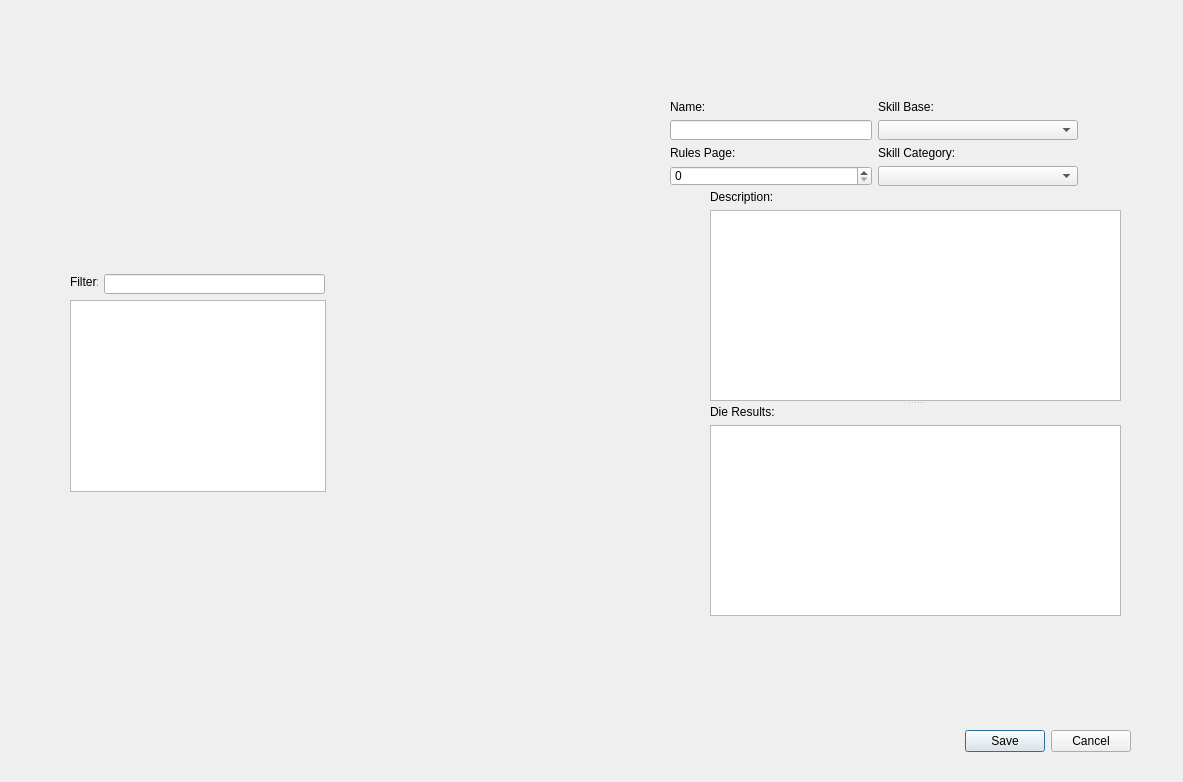
<?xml version="1.0" encoding="UTF-8"?>
<ui version="4.0">
 <class>SkillEdit</class>
 <widget class="QWidget" name="SkillEdit">
  <property name="geometry">
   <rect>
    <x>0</x>
    <y>0</y>
    <width>1183</width>
    <height>782</height>
   </rect>
  </property>
  <property name="windowTitle">
   <string>Skills</string>
  </property>
  <property name="windowIcon">
   <iconset resource="../resources.qrc">
    <normaloff>:/icons/icons/R2D2-Archigraphs_512x512.png</normaloff>:/icons/icons/R2D2-Archigraphs_512x512.png</iconset>
  </property>
  <widget class="QSplitter" name="splitter">
   <property name="geometry">
    <rect>
     <x>710</x>
     <y>190</y>
     <width>411</width>
     <height>426</height>
    </rect>
   </property>
   <property name="orientation">
    <enum>Qt::Vertical</enum>
   </property>
   <widget class="QWidget" name="layoutWidget">
    <layout class="QVBoxLayout" name="verticalLayout_2">
     <item>
      <widget class="QLabel" name="label_4">
       <property name="text">
        <string>Description:</string>
       </property>
       <property name="buddy">
        <cstring>description</cstring>
       </property>
      </widget>
     </item>
     <item>
      <widget class="QTextEdit" name="description"/>
     </item>
    </layout>
   </widget>
   <widget class="QWidget" name="layoutWidget">
    <layout class="QVBoxLayout" name="verticalLayout">
     <item>
      <widget class="QLabel" name="label_6">
       <property name="text">
        <string>Die Results:</string>
       </property>
       <property name="buddy">
        <cstring>dieResults</cstring>
       </property>
      </widget>
     </item>
     <item>
      <widget class="QTextEdit" name="dieResults"/>
     </item>
    </layout>
   </widget>
  </widget>
  <widget class="QDialogButtonBox" name="buttonBox">
   <property name="geometry">
    <rect>
     <x>790</x>
     <y>730</y>
     <width>341</width>
     <height>23</height>
    </rect>
   </property>
   <property name="standardButtons">
    <set>QDialogButtonBox::Cancel|QDialogButtonBox::Save</set>
   </property>
  </widget>
  <widget class="QLabel" name="label_7">
   <property name="geometry">
    <rect>
     <x>70</x>
     <y>274</y>
     <width>28</width>
     <height>16</height>
    </rect>
   </property>
   <property name="text">
    <string>Filter:</string>
   </property>
   <property name="buddy">
    <cstring>filterLine</cstring>
   </property>
  </widget>
  <widget class="QLineEdit" name="filterLine">
   <property name="geometry">
    <rect>
     <x>104</x>
     <y>274</y>
     <width>221</width>
     <height>20</height>
    </rect>
   </property>
  </widget>
  <widget class="QTableView" name="skillsTable">
   <property name="geometry">
    <rect>
     <x>70</x>
     <y>300</y>
     <width>256</width>
     <height>192</height>
    </rect>
   </property>
   <property name="alternatingRowColors">
    <bool>true</bool>
   </property>
   <property name="selectionMode">
    <enum>QAbstractItemView::SingleSelection</enum>
   </property>
   <property name="selectionBehavior">
    <enum>QAbstractItemView::SelectRows</enum>
   </property>
   <property name="showGrid">
    <bool>false</bool>
   </property>
   <attribute name="horizontalHeaderStretchLastSection">
    <bool>true</bool>
   </attribute>
   <attribute name="verticalHeaderVisible">
    <bool>false</bool>
   </attribute>
  </widget>
  <widget class="QWidget" name="">
   <property name="geometry">
    <rect>
     <x>670</x>
     <y>100</y>
     <width>408</width>
     <height>86</height>
    </rect>
   </property>
   <layout class="QGridLayout" name="gridLayout">
    <item row="0" column="0">
     <widget class="QLabel" name="label">
      <property name="text">
       <string>Name:</string>
      </property>
      <property name="buddy">
       <cstring>name</cstring>
      </property>
     </widget>
    </item>
    <item row="0" column="1">
     <widget class="QLabel" name="label_2">
      <property name="text">
       <string>Skill Base:</string>
      </property>
      <property name="buddy">
       <cstring>base</cstring>
      </property>
     </widget>
    </item>
    <item row="1" column="0">
     <widget class="QLineEdit" name="name">
      <property name="minimumSize">
       <size>
        <width>200</width>
        <height>0</height>
       </size>
      </property>
     </widget>
    </item>
    <item row="1" column="1">
     <widget class="QComboBox" name="base">
      <property name="minimumSize">
       <size>
        <width>200</width>
        <height>0</height>
       </size>
      </property>
     </widget>
    </item>
    <item row="2" column="0">
     <widget class="QLabel" name="label_5">
      <property name="text">
       <string>Rules Page:</string>
      </property>
      <property name="buddy">
       <cstring>rulesPage</cstring>
      </property>
     </widget>
    </item>
    <item row="2" column="1">
     <widget class="QLabel" name="label_3">
      <property name="text">
       <string>Skill Category:</string>
      </property>
      <property name="buddy">
       <cstring>category</cstring>
      </property>
     </widget>
    </item>
    <item row="3" column="0">
     <widget class="QSpinBox" name="rulesPage">
      <property name="maximum">
       <number>9999</number>
      </property>
     </widget>
    </item>
    <item row="3" column="1">
     <widget class="QComboBox" name="category"/>
    </item>
   </layout>
  </widget>
 </widget>
 <tabstops>
  <tabstop>name</tabstop>
  <tabstop>base</tabstop>
  <tabstop>rulesPage</tabstop>
  <tabstop>category</tabstop>
  <tabstop>description</tabstop>
  <tabstop>dieResults</tabstop>
  <tabstop>buttonBox</tabstop>
 </tabstops>
 <resources>
  <include location="../resources.qrc"/>
 </resources>
 <connections/>
</ui>
